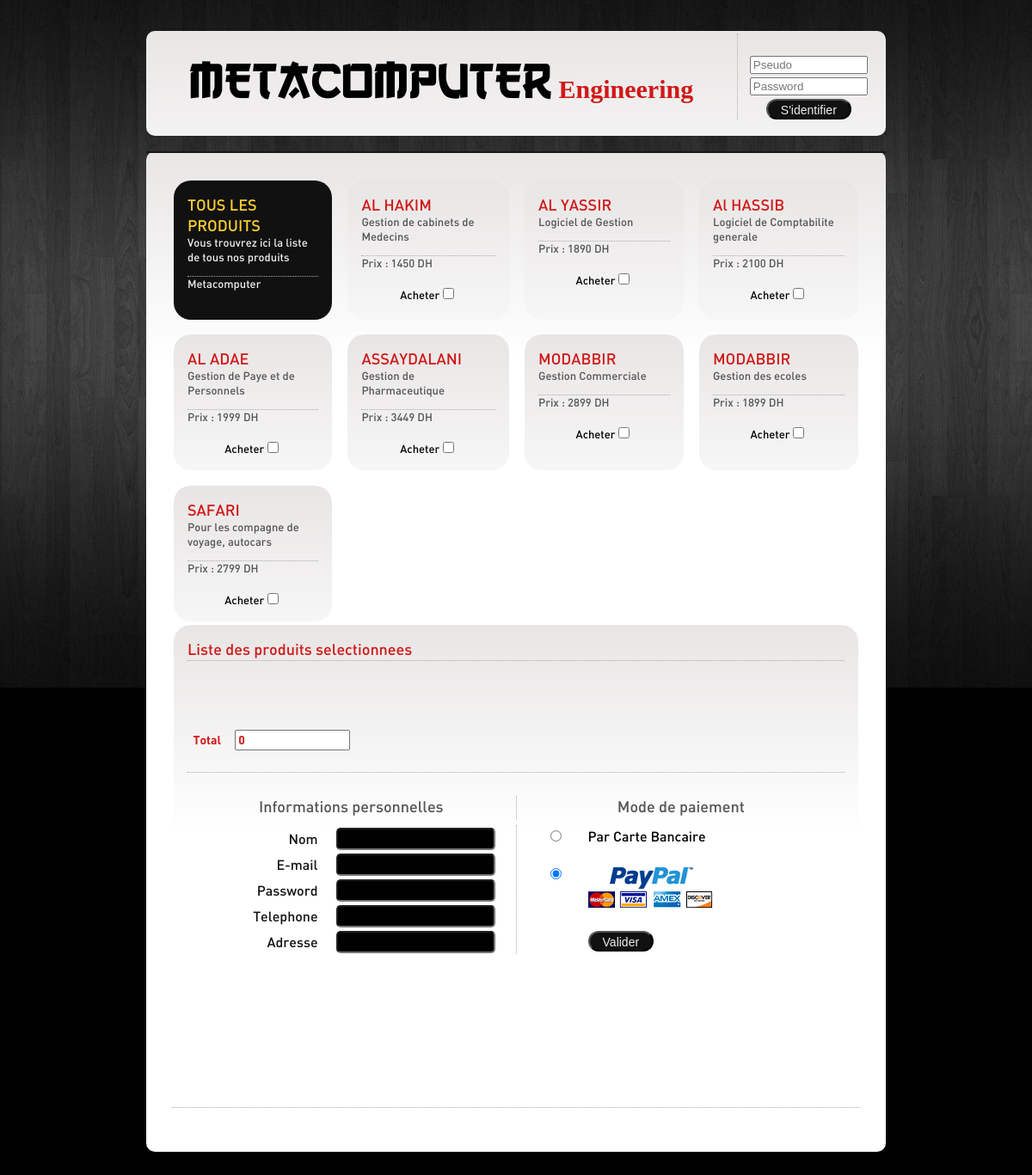
The page / on the database its author committed.
### tables this page shows
CREATE TABLE IF NOT EXISTS `produit` (
  `IDPRODUIT` int(11) NOT NULL,
  `NOMP` char(255) NOT NULL,
  `DESCRIPTION` text NOT NULL,
  `PRIX` int(11) NOT NULL,
  `IMAGE` text,
  `VALIDE` int(11) DEFAULT NULL,
  `EMPLACEMENT` char(255) DEFAULT NULL,
  PRIMARY KEY (`IDPRODUIT`)
);

### index.php (the view, shortened to what this page needs)
<!DOCTYPE HTML PU leurBLIC "-//W3C//DTD HTML 4.01 Transitional//FR">
<html>
<head>
	<link href="style.css" rel="stylesheet" type="text/css">
</head>
<body>
<script type="text/javascript" src="jquery.min.js" ></script> <br/><br/>
<table width="100%" border="0" cellspacing="0" cellpadding="0" >
<tr>
	<td>&nbsp;</td>
	<td width="800" class="grisbotle4" >
		<table width=100% >
			<tr valign=top >
				<td align="center" width=80% >
					<div id="title" valign=top  align="center">
						<a  href="index.php">METACOMPUTER</a>&nbsp;
						<b id="id12"> Engineering </b>
					</div>
				</td>
				<td><div style="padding-top:100;border-right:1px dotted #AAA"></td>
				<td>
					<div id="loogin">
					<table valign=top>
						<tr valign=top >
							<td valign=top >
								<form method="post" action="admini.php">
									<table width="100%" align="center">
										<tr>
											<td></td>
											<td><input type="text" size="14" name="nom"  placeholder=Pseudo required /></td>
										</tr>
										<tr>
											<td></td>
											<td><input type="password" size="14" name="pass" placeholder=Password  required/></td>
										</tr>
										<tr>
											<td></td>
											<td align="center"><input class="bar1" type="submit" value="S'identifier" /></td>
										</tr>
									</table>
								</form>
							</td>
						</tr>
					</table>
					</div>
				</td>
			</tr>
		</table>
	</td>
	<td>&nbsp;</td>
</tr>
<tr height=4px">
	<td>&nbsp;</td>
	<td></td>
	<td>&nbsp;</td>
</tr>
<tr>
	<td>&nbsp;</td>
	<td width="800" class="grisbotle4" >
		<div style="padding:1px;background-color:#181818"></div>
		<div id="bodiv">
<form action="remplissage.php" method="post">
<table width="800">
<tr valign=top>
	<td   class="grisbotle7" width="190" >
		<div id="redbotle2" style="color:#FDD130">
			TOUS LES PRODUITS
			<div style="color:eee;font-size:13;font-family:'2'">
				Vous trouvrez ici la liste de tous nos produits
				<div style="padding-top:13px; border-bottom:1px dotted #AAA"></div>
				Metacomputer<br/><br/>
			</div>
		</div>
	</td>
	<td width="13.33"></td>
<?php
try
{
	$pdo_options[PDO::ATTR_ERRMODE] = PDO::ERRMODE_EXCEPTION;
    $bdd = new PDO('mysql:host=localhost;dbname=prdOne', 'root', '', $pdo_options);
	$liste_de_produits=$bdd->query('SELECT * FROM produit WHERE VALIDE=1');
	$i=1;
while ($ligne = $liste_de_produits->fetch())
{
	$i++;
	if($i%4==1) echo '<tr valign="top">';
	echo '
	<td class="grisbotle0" width="190" border="0" cellspacing="0" cellpadding="0" >
		<div id="redbotle2" style="color:#D01818">
			'.$ligne['NOMP'].'
			<div style="color:#555;font-size:13">
				'.$ligne['DESCRIPTION'].'
				<div style="padding-top:13px; border-bottom:1px dotted #AAA"></div>
				Prix : '.$ligne['PRIX'].' DH<br/><br/>
				<center style="color:#000">Acheter<input name="box[]" type="checkbox" value="'.$ligne['IDPRODUIT'].'" id="'.$ligne['IDPRODUIT'].'" class="'.$ligne['PRIX'].'" > </center></td>
			</div>
		</div>
	</td>';
	if($i%4!=0)	echo '<td width="13.33"></td>';
	else
		echo '
		</tr>
		<tr height="13.33">
		</tr>';
}
	$boucle = 4 - ($i%4);
	if(($i)%4!=0){
		for($j=1 ;$j<$boucle  ;$j++){
			echo   '<td width=190></td>
					<td width=13.33></td>
			';
		}
		echo '<td width=190></td></tr>';
	}
}
catch(Exception $ex)
{
	die('Erreur : '.$ex->getMessage());
}
?>
</table>
<table width="800" align="center"><tr><td class="grisbotle11"><div id="redbotle2" style="color:#000; font-family:'2' ">
	<font style="color:#D01818">Liste des produits selectionnees</font>
	<div style="padding-top:1px; border-bottom:1px dotted #AAA"></div>
<?php
try
{
	echo '<ul id="menu10">';
	echo '</ul><br/><br/><br/>';
}
catch(Exception $ex)
{
	die('Erreur : '.$ex->getMessage());
}
?>
	<font id="bold1">&nbsp;&nbsp;Total &nbsp;&nbsp;&nbsp;&nbsp;<input id="total"  type="text" size="15" name="total" value="0" readonly="true"/></font>
	<br/><br/>
		<div style="padding-top:1px; border-bottom:1px dotted #AAA"></div><br/>
		<table width="100%" align="center" border=0>
			<tr valign=top>
				<td  width="50%" id="id5" align="center">Informations personnelles<br/></td>
				<td><div style="padding-top:28;border-right:1px dotted #AAA"></td>
				<td  width="50%" id="id5" align="center">Mode de paiement<br/></td>
			</tr>
		</table>
		<table width="100%" align="center" border=0>
			<tr valign=top>
				<td width="50%">
					<table width="100%" valign=top>
						<tr>
							<td width="40%" style="color:#111" align="right"  >Nom</td>
							<td align="center"><input type="text" size="20" name="nom" class=barre onFocus="this.style.backgroundColor='#FDD130';this.style.color='#000'" onBlur="this.style.backgroundColor='#000';this.style.color='#fff';" required /></td>
						</tr>
						<tr>
							<td style="color:#111" align="right"  >E-mail </td>
							<td align="center"><input type="text" size="20" name="mail" class=barre onFocus="this.style.backgroundColor='#FDD130';this.style.color='#000'" onBlur="this.style.backgroundColor='#000';this.style.color='#fff'" required /></td>
						</tr>
						<tr>
							<td style="color:#111" align="right"  >Password </td>
							<td align="center"><input type="password" size="20" name="password" class=barre onFocus="this.style.backgroundColor='#FDD130';this.style.color='#000'" onBlur="this.style.backgroundColor='#000';this.style.color='#fff';" required/></td>
						</tr>
						<tr>
							<td style="color:#111" align="right"  >Telephone </td>
							<td align="center"><input type="text" size="20" name="telephone" class=barre onFocus="this.style.backgroundColor='#FDD130';this.style.color='#000'" onBlur="this.style.backgroundColor='#000';this.style.color='#fff';" /></td>
						</tr>
						<tr>
							<td style="color:#111" align="right"  >Adresse </td>
							<td align="center"><input type="text" size="20" name="adresse"  class=barre onFocus="this.style.backgroundColor='#FDD130';this.style.color='#000'" onBlur="this.style.backgroundColor='#000';this.style.color='#fff';" /></td>
						</tr>
					</table>
				</td>
				<td><div style="padding-top:150;border-right:1px dotted #AAA"></td>
				<td width="50%">
					<table width=100% valign=top>
						<tr valign=top>
							<td align="center" width=20% style="color:#111;" >&nbsp;<input type="radio" id="bnq" class=barre size="20" name="paiment" value="carte"/></td>
							<td align="left"  width=80%><label>Par Carte Bancaire</label><br/><br/></td>
						</tr>
						<tr valign=top>
							<td align="center" style="color:#111;" >&nbsp;<input type="radio" size="20" id="ppl" checked=checked name="paiment" value="paypal" class=barre/></td>
							<td align="left"><label><a href=""><img  src="image/paypal-logo.png"/></a></label></td>
						</tr>
						<tr valign=top>
							<td align="center"></td>
							<td align="left"><br/><input class="bar1" type="submit" value="Valider" /></td>
						</tr>
					</table>
				</td>
			</tr>
		</table>
</div></td></tr></table>
	<br/><br/><br/><br/><br/><br/>
	<div style="padding-top:13px; border-bottom:1px dotted #AAA"></div><br/>
<td>&nbsp;</td>
<br/>
<br/>
</body>
</html>

### style.css (style rules this page uses)
body { background:#000 url(image/--.png) fixed repeat-x; height:100%; margin:0 0 0 0; }
#title { height:96px; padding-top:20px }
#loogin { height:96px; color:#eee; padding-top:20px }
#title a { color:#000; font-size:60px; font-family:"5"; }
#bodiv { margin:30 30 30 30; font-family:"3"; font-size:16; }
#redbotle2 { padding:15; color:#fff; font-family:"2"; font-size:18; }
table td.grisbotle11 { background:#fff url(image/background2.png) top right repeat-x;border-radius:20px; }
table td.grisbotle4 { background:#fff url(image/background2.png) repeat-x; border-radius:10px; }
table td.grisbotle0 { background:#eee url(image/background2.png) top right repeat-x;border-radius:20px; }
table td.grisbotle7 { background:#111 url(image/---.png) top right fixed repeat-x;border-radius:20px; }
a { text-decoration:none; }
.bar1 { padding:3 15 3 15; font-size:14px; color:#eee; height:24; background-color:#111; border-radius:15px; }
.barre { font-size:14px; text-color:#fff; background:#000; border-radius:5px; padding:3 0 3 0; weight:bold; }

### index.php (style rules this page uses)
#id12 { font-size:30px; color:#D01818; }
#id5 { font-size:18px; color:#555; }
#bold1,#total { font-size:14px; color:#D01818; font-family:'1'; }

### rows shown on the page
produit: NOMP "AL HAKIM", DESCRIPTION "Gestion de cabinets de Medecins", PRIX "1450"
produit: NOMP "AL YASSIR", DESCRIPTION "Logiciel de Gestion", PRIX "1890"
produit: NOMP "Al HASSIB", DESCRIPTION "Logiciel de Comptabilite generale", PRIX "2100"
produit: NOMP "AL ADAE", DESCRIPTION "Gestion de Paye et de Personnels", PRIX "1999"
produit: NOMP "ASSAYDALANI", DESCRIPTION "Gestion de Pharmaceutique", PRIX "3449"
produit: NOMP "MODABBIR", DESCRIPTION "Gestion Commerciale", PRIX "2899"
produit: NOMP "MODABBIR", DESCRIPTION "Gestion des ecoles", PRIX "1899"
produit: NOMP "SAFARI", DESCRIPTION "Pour les compagne de voyage, autocars", PRIX "2799"
